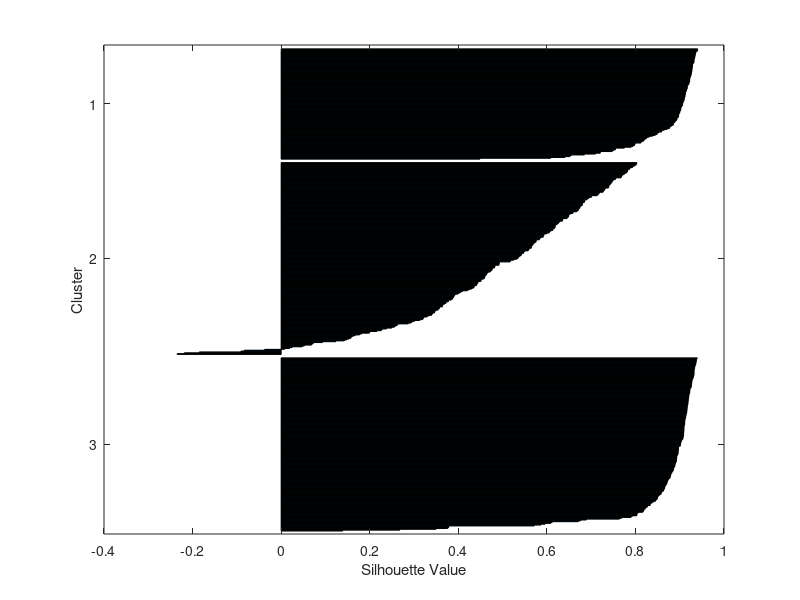
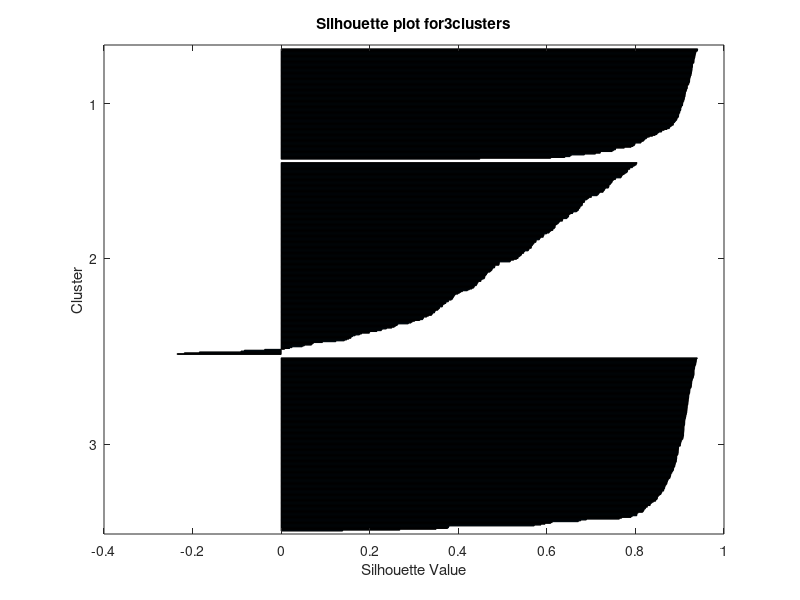
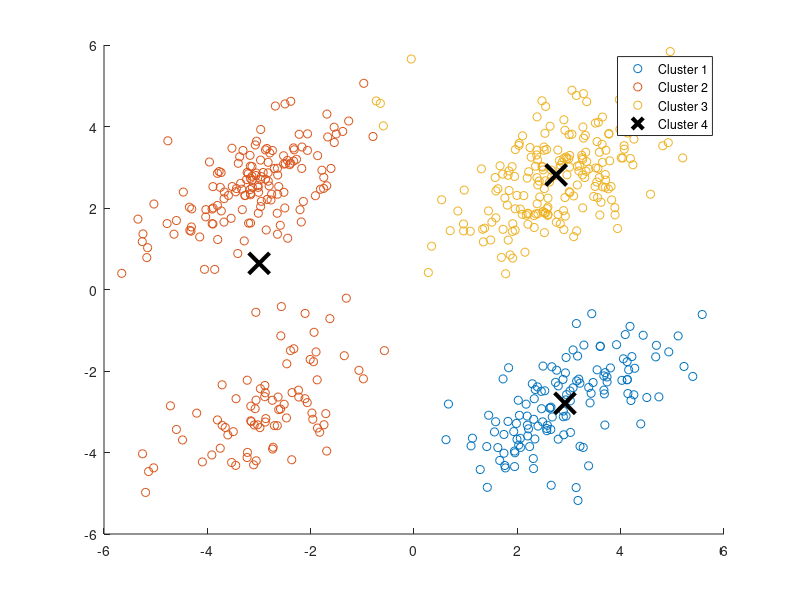

The MATLAB script that drew these images, in order: (Note: this script raises an error after producing the figures.)
load 'kmeansdata.mat';

% Number of clusters
k = [3,4,5];

% Variables to store the results
silh = zeros(length(k),1);
cluster_indices = cell(1, length(k));

for i = 1:length(k)
    clusters = k(i);

    % Perform KMeans clustering
    [cluster,c] = kmeans(X,clusters);

    % Calculate the Silhouette measure and store the mean Silhoutte score
    silhplot = silhouette(X, cluster);
    silh(i) = mean(silhplot);
    clusterAssign{i} = cluster;

    % Plot the Sillhoutte for each cluster in separate figure
    figure;
    silhouette(X,cluster);
    title(['Silhouette plot for' ,int2str(clusters), 'clusters']);
    xlabel('Silhouette Value');
    ylabel('Cluster');

    % Plot clusters and centroids in a separate figure
    figure;
    gscatter(X(:,1),X(:,2),cluster);
    hold on;
    plot(c(:,1),c(:,2),'kx','MarkerSize',15,'LineWidth',3);
    legend('Cluster 1','Cluster 2','Cluster 3', 'Cluster 4','Cluster 5','Centroids', ...
        'Location','NW')
    title(['Cluster centroids (K=', num2str(clusters) ,')']);
    xlabel('X values');
    ylabel('Y values');

    fprintf('Centroids for K=%d:\n',clusters);
    

end

% Find the best number of clusters
[best,bestIndex] = max(silh);
best_cluster = k(bestIndex);

fprintf('Best number of clusters are: %d\n',best_cluster);
fprintf('Mean silhouette for the best k: %f\n',best);
